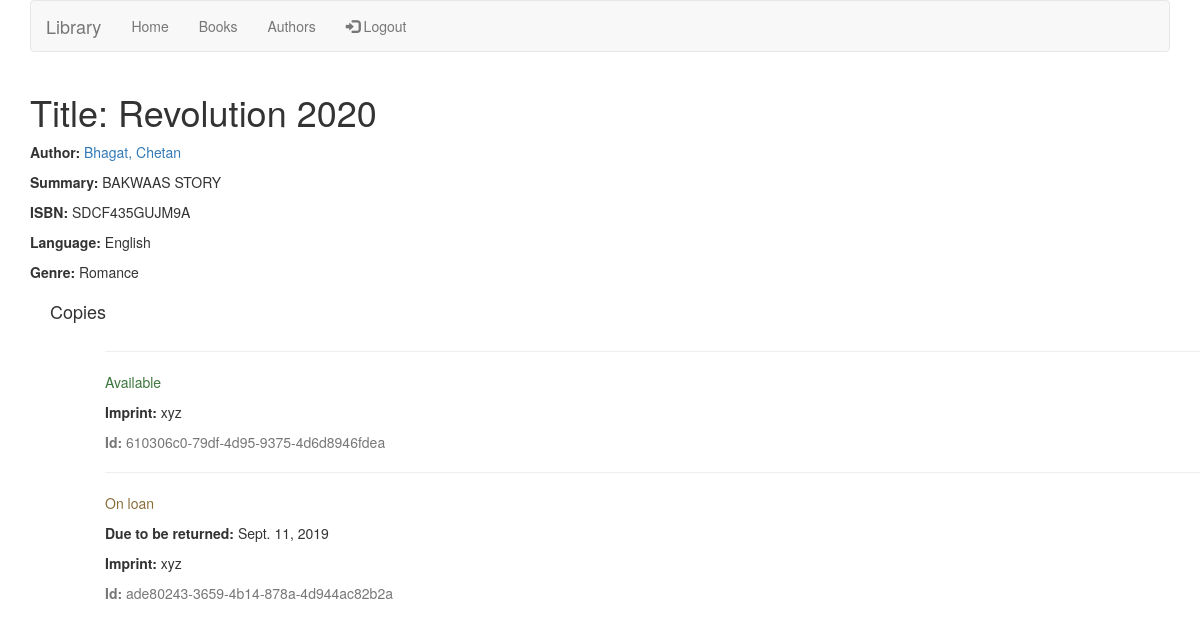
The page /book/1 (signed in) on the database its author committed.
### catalog/models.py (models this page shows, shortened)
class Book(models.Model):
    title = models.CharField(max_length=200)
    author = models.ForeignKey('Author', on_delete=models.SET_NULL, null=True)
    summary = models.TextField(max_length=1000, help_text='Enter a brief description of the book')
    isbn = models.CharField('ISBN', max_length=13, help_text='13 Character <a href="https://www.isbn-international.org/content/what-isbn">ISBN number</a>')
    genre = models.ManyToManyField(Genre, help_text='Select a genre for this book')
    language = models.ForeignKey('Language',null=True,on_delete=models.SET_NULL)

class Author(models.Model):
    first_name = models.CharField(max_length=100)
    last_name = models.CharField(max_length=100)
    date_of_birth = models.DateField(null=True, blank=True)
    date_of_death = models.DateField('Died', null=True, blank=True)
    class Meta:
        ordering = ['last_name', 'first_name']
    def __str__(self):
        return f'{self.last_name}, {self.first_name}'

class Language(models.Model):
    name = models.CharField(max_length=100)
    class Meta:
        ordering = ['name']
    def __str__(self):
        return self.name

class Genre(models.Model):
    name = models.CharField(max_length=200, help_text='Enter a book genre (e.g. Science Fiction)')
    def __str__(self):
        return self.name

class BookInstance(models.Model):
    id = models.UUIDField(primary_key=True, default=uuid.uuid4, help_text='Unique ID for this particular book across whole library')
    book = models.ForeignKey('Book', on_delete=models.SET_NULL, null=True)
    imprint = models.CharField(max_length=200)
    due_back = models.DateField(null=True, blank=True)
    LOAN_STATUS = (
        ('m', 'Maintenance'),
        ('o', 'On loan'),
        ('a', 'Available'),
        ('r', 'Reserved'),
    )
    status = models.CharField(
        max_length=1,
        choices=LOAN_STATUS,
        blank=True,
        default='m',
        help_text='Book availability',
    )
    class Meta:
        ordering = ['due_back']
    def __str__(self):
        return f'{self.id} ({self.book.title})'

### catalog/views.py (the view)
# urls.py: path('book/<int:pk>',views.BookDetailView.as_view(),name='book_detail'),
class BookDetailView(LoginRequiredMixin,DetailView):
    login_url = '/login'
    model = Book
    template_name = 'book_detail.html'
    context_object_name = 'book_detail'
    def get_context_data(self, **kwargs):
         context = super().get_context_data(**kwargs)
         context['instances'] = BookInstance.objects.filter(book__id=self.kwargs['pk'])
         print(context['instances'])
         return context

### catalog/templates/book_detail.html
{% extends "base.html" %}
{% block body_block %}
  <h1>Title: {{ book_detail.title }}</h1>
  <p><strong>Author:</strong> <a href="{% url 'catalog:author_detail' book_detail.author.id %}">{{ book_detail.author }}</a></p>
  <p><strong>Summary:</strong> {{ book_detail.summary }}</p>
  <p><strong>ISBN:</strong> {{ book_detail.isbn }}</p>
  <p><strong>Language:</strong> {{ book_detail.language }}</p>
  <p><strong>Genre:</strong> {% for genre in book_detail.genre.all %} {{ genre }}{% if not forloop.last %}, {% endif %}{% endfor %}</p>
  <div style="margin-left:20px;margin-top:20px">
    <h4>Copies</h4>
    <div class="container">
    <ul>
        {%for book in instances%}
        <hr>
        <p class="{% if book.status == 'a' %}text-success{% elif book.status == 'm' %}text-danger{% else %}text-warning{% endif %}">{{ book.get_status_display }}</p>
        {% if book.status != 'a' %}
          <p><strong>Due to be returned:</strong> {{book.due_back}}</p>
        {% endif %}
        <p><strong>Imprint:</strong> {{book.imprint}}</p>
        <p class="text-muted"><strong>Id:</strong> {{book.id}}</p>
        {% endfor %}
    </ul>
    </div>
  </div>
{% endblock %}

### rows shown on the page
Book: title "Revolution 2020", author "Bhagat, Chetan", summary "BAKWAAS STORY", isbn "SDCF435GUJM9A", language "English"
Genre: name "Romance"
BookInstance: status "Available", imprint "xyz", id "610306c0-79df-4d95-9375-4d6d8946fdea"
BookInstance: status "On loan", due_back "Sept. 11, 2019", imprint "xyz", id "ade80243-3659-4b14-878a-4d944ac82b2a"
